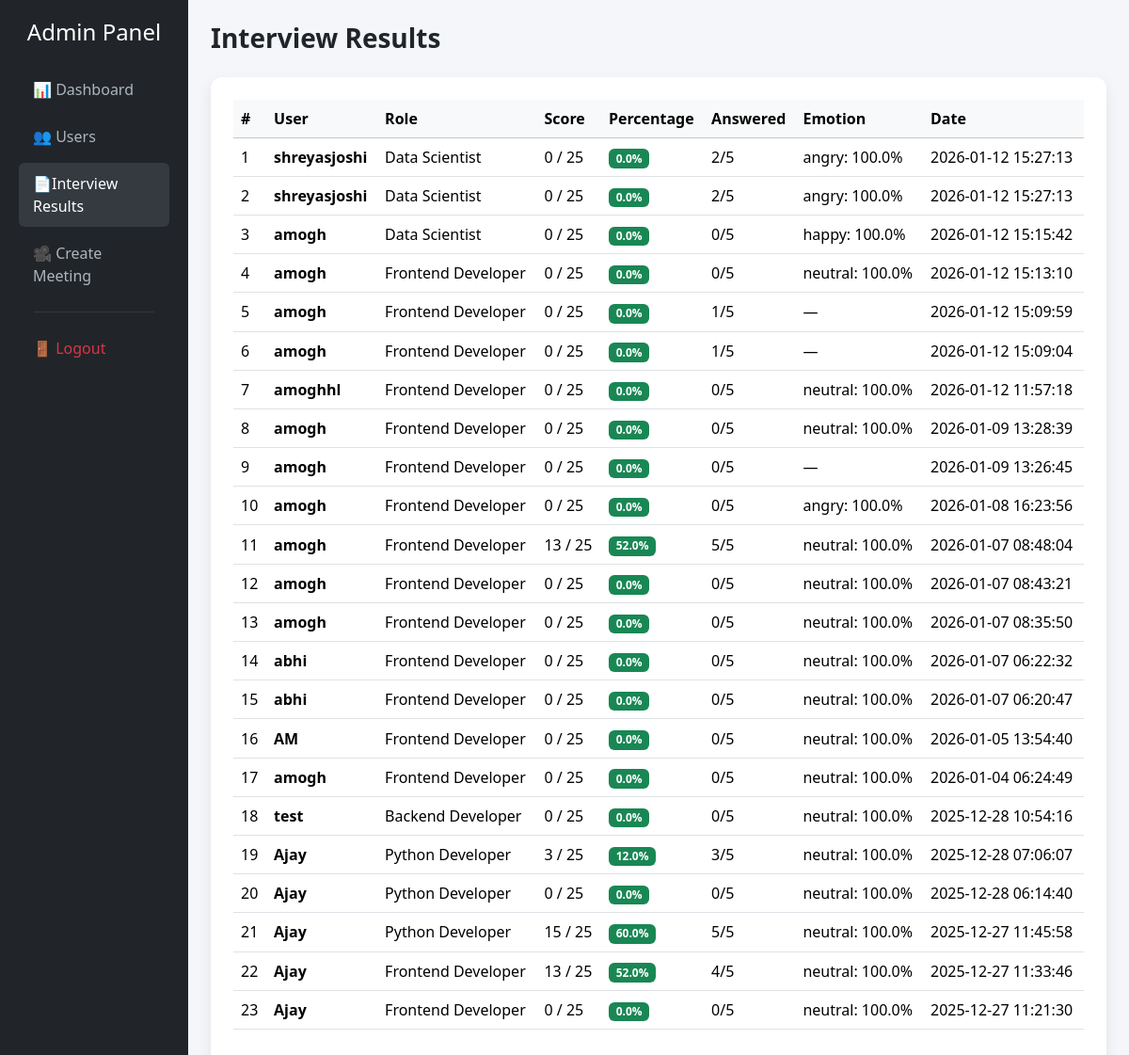
Before: /admin/interviews (signed in) with the older database file.
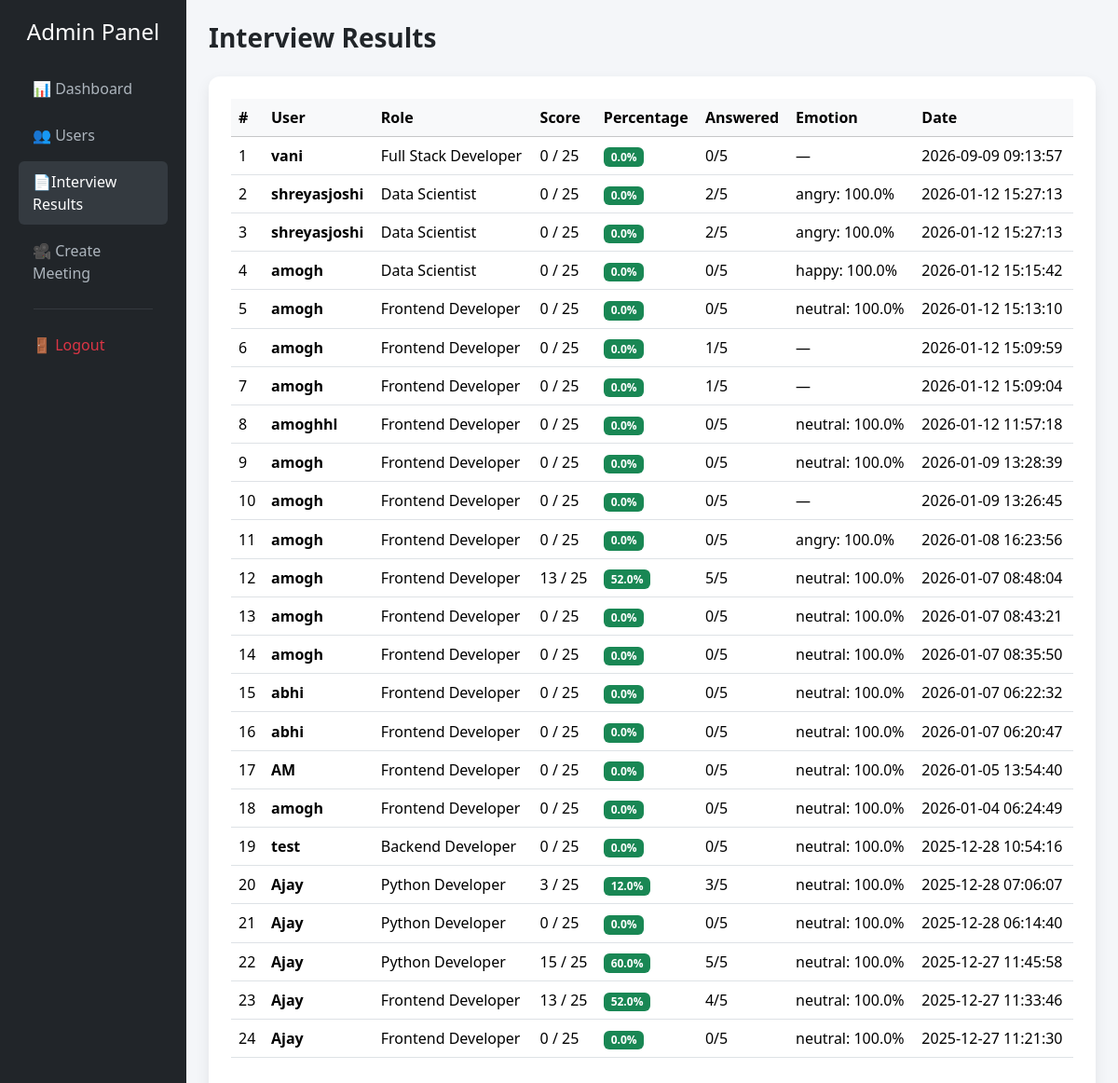
After: the same page with the newer database file.
### tables this page shows
CREATE TABLE interview_results (
            id INTEGER PRIMARY KEY AUTOINCREMENT,
            username TEXT,
            role TEXT,
            total_score INTEGER,
            max_score INTEGER,
            answered_count INTEGER,
            total_questions INTEGER,
            emotion_summary TEXT,
            interview_date TIMESTAMP DEFAULT CURRENT_TIMESTAMP,
            questions TEXT,
            user_answers TEXT,
            scores TEXT
        );

### app.py (the view)
@app.route('/admin/interviews')
def admin_interviews():
    if 'username' not in session or session.get('role') != 'admin':
        flash("Admin access required", "error")
        return redirect(url_for('login'))
    conn = sqlite3.connect(DB_NAME)
    c = conn.cursor()
    c.execute("""
        SELECT id, username, role, total_score, max_score, answered_count,
               total_questions, emotion_summary, interview_date
        FROM interview_results
        ORDER BY interview_date DESC
    """)
    rows = c.fetchall()
    conn.close()
    interviews = []
    for r in rows:
        interviews.append({
            "id": r[0],
            "username": r[1],
            "role": r[2],
            "total_score": r[3],
            "max_score": r[4],
            "percentage": round((r[3] / r[4]) * 100, 1) if r[4] else 0,
            "answered": f"{r[5]}/{r[6]}",
            "emotion": r[7],
            "date": r[8]
        })
    return render_template(
        "admin_interviews.html",
        interviews=interviews
    )

### templates/admin_interviews.html (shortened to what this page needs)
<!DOCTYPE html>
<html lang="en">
<head>
    <link href="https://cdn.jsdelivr.net/npm/bootstrap@5.3.2/dist/css/bootstrap.min.css" rel="stylesheet">
</head>
<body>
    <div class="container-fluid">
        <div class="row">
            <div class="col-md-2 sidebar">
                <h4 class="text-center mb-4">Admin Panel</h4>
                <a href="{{ url_for('admin_dashboard') }}" >
                    📊 Dashboard
                </a>
                <a href="{{ url_for('admin_users') }}">
                    👥 Users
                </a>
                <a href="{{ url_for('admin_interviews') }}" class="active">📄Interview Results</a>
                <a href="{{ url_for('admin_create_meeting') }}">
                    🎥 Create Meeting
                </a>
                <hr class="text-secondary mx-3">
                <a href="{{ url_for('logout') }}" class="text-danger">
                    🚪 Logout
                </a>
            </div>
            <div class="col-md-10 p-4">
                <h3 class="fw-bold mb-4">Interview Results</h3>
                <div class="card p-4">
                    <div class="table-responsive">
                        <table class="table table-hover align-middle">
                            <thead class="table-light">
                                <tr>
                                    <th>#</th>
                                    <th>User</th>
                                    <th>Role</th>
                                    <th>Score</th>
                                    <th>Percentage</th>
                                    <th>Answered</th>
                                    <th>Emotion</th>
                                    <th>Date</th>
                                </tr>
                            </thead>
                            <tbody>
                                {% for i in interviews %}
                                <tr>
                                    <td>{{ loop.index }}</td>
                                    <td class="fw-semibold">{{ i.username }}</td>
                                    <td>{{ i.role }}</td>
                                    <td>{{ i.total_score }} / {{ i.max_score }}</td>
                                    <td>
                                        <span class="badge bg-success">
                                            {{ i.percentage }}%
                                        </span>
                                    </td>
                                    <td>{{ i.answered }}</td>
                                    <td>{{ i.emotion or "—" }}</td>
                                    <td>{{ i.date }}</td>
                                </tr>
                                {% else %}
                                <tr>
                                    <td colspan="8" class="text-center text-muted py-4">
                                        No interview results found
                                    </td>
                                </tr>
                                {% endfor %}
                            </tbody>
                        </table>
                    </div>
                </div>
            </div>
        </div>
    </div>
</body>
</html>

### templates/admin_interviews.html (style rules this page uses)
body { background: #f4f6f9; }
.sidebar { min-height: 100vh; background: #212529; color: white; padding: 20px; }
.sidebar a { display: block; color: #adb5bd; padding: 10px 15px; margin-bottom: 6px; border-radius: 6px; text-decoration: none; }
.sidebar a:hover, .sidebar a.active { background: #343a40; color: #fff; }
.card { border-radius: 12px; box-shadow: 0 6px 15px rgba(0, 0, 0, 0.08); border: none; }

Changed rows visible on the page:
added interview_results: username "vani", role "Full Stack Developer", total_score "0", max_score "25", percentage "0.0", answered "0/5", emotion "—", date "2026-09-09 09:13:57"
